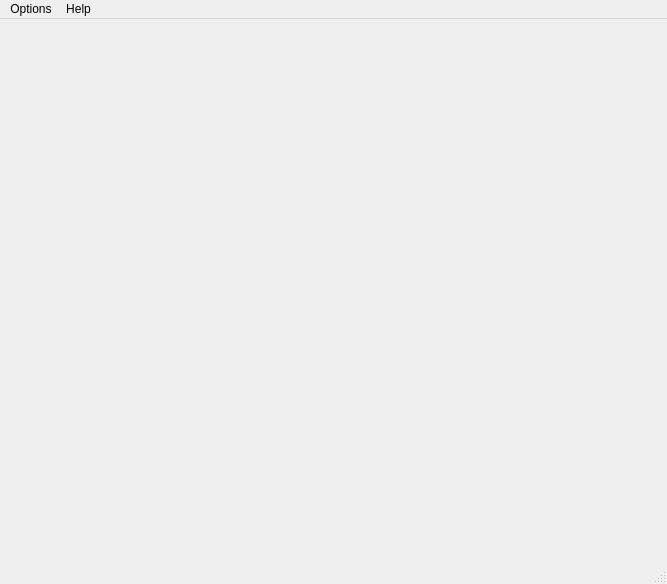
<?xml version="1.0" encoding="UTF-8"?>
<ui version="4.0">
 <class>MainWindow</class>
 <widget class="QMainWindow" name="MainWindow">
  <property name="geometry">
   <rect>
    <x>0</x>
    <y>0</y>
    <width>667</width>
    <height>584</height>
   </rect>
  </property>
  <property name="windowTitle">
   <string>MainWindow</string>
  </property>
  <widget class="QWidget" name="centralwidget">
   <layout class="QVBoxLayout" name="verticalLayout">
    <item>
     <widget class="QImageWidget" name="widget" native="true"/>
    </item>
   </layout>
  </widget>
  <widget class="QMenuBar" name="menubar">
   <property name="geometry">
    <rect>
     <x>0</x>
     <y>0</y>
     <width>667</width>
     <height>20</height>
    </rect>
   </property>
   <widget class="QMenu" name="menuActions">
    <property name="title">
     <string>Options</string>
    </property>
    <addaction name="actionopenImage"/>
    <addaction name="actionExit"/>
   </widget>
   <widget class="QMenu" name="menuHelp">
    <property name="title">
     <string>Help</string>
    </property>
    <addaction name="actionShowAbout"/>
   </widget>
   <addaction name="menuActions"/>
   <addaction name="menuHelp"/>
  </widget>
  <widget class="QStatusBar" name="statusbar"/>
  <action name="actionopenImage">
   <property name="text">
    <string>Open image</string>
   </property>
   <property name="toolTip">
    <string>Open image</string>
   </property>
  </action>
  <action name="actionCopyPointsToClipboard">
   <property name="text">
    <string>Copy points to clipboard</string>
   </property>
   <property name="toolTip">
    <string>Copy points to clipboard</string>
   </property>
  </action>
  <action name="actionclearPoints">
   <property name="text">
    <string>Clear points</string>
   </property>
   <property name="toolTip">
    <string>Clear points</string>
   </property>
  </action>
  <action name="actionShowAbout">
   <property name="text">
    <string>About</string>
   </property>
   <property name="toolTip">
    <string>Show about</string>
   </property>
  </action>
  <action name="actionExit">
   <property name="text">
    <string>Exit</string>
   </property>
   <property name="toolTip">
    <string>Exit</string>
   </property>
  </action>
 </widget>
 <customwidgets>
  <customwidget>
   <class>QImageWidget</class>
   <extends>QWidget</extends>
   <header>qimagewidget.h</header>
   <container>1</container>
  </customwidget>
 </customwidgets>
 <resources/>
 <connections/>
</ui>
